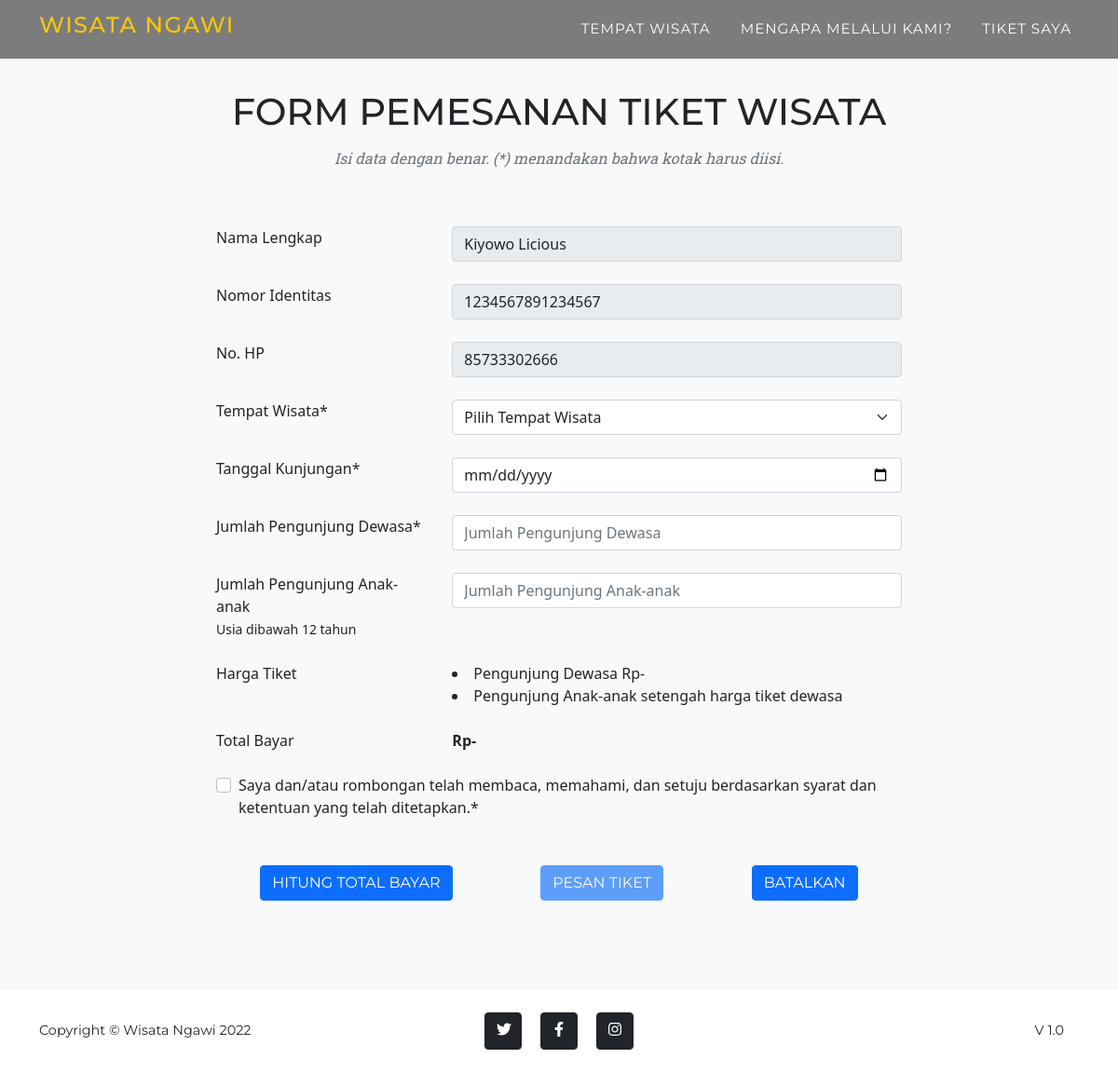
The app's page /pemesanan.php?pengguna=1234567891234567 with its own data.
### tables this page shows
CREATE TABLE `user` (
  `id_user` int(11) NOT NULL AUTO_INCREMENT,
  `nama_lengkap` varchar(25) NOT NULL,
  `nomor_identitas` varchar(16) DEFAULT NULL,
  `no_hp` bigint(12) DEFAULT NULL,
  PRIMARY KEY (`id_user`)
);

### php/database.php (called while the page is built, shortened)
<?php
class database{
  var $host   = "localhost";
  var $user   = "root";
  var $pass   = "";
  var $db     = "wisata_ngawi";
  function __construct(){
    $this->koneksi = mysqli_connect($this->host, $this->user, $this->pass, $this->db);
  }
  public function index_user($nomor_identitas){
    $user         = "SELECT * FROM user WHERE nomor_identitas=".$nomor_identitas;
    $hasil_user   = mysqli_query($this->koneksi, $user);
    $result       = null;
    while($d = mysqli_fetch_array($hasil_user)){
			$result[] = $d;
		}
		return $result;
  }
}
?>

### pemesanan.php (the view, shortened to what this page needs)
<?php include "header.php";?>
    <nav class="navbar navbar-expand-sm navbar-dark fixed-top navbar-shrink" id="mainNav">
        <div class="container">
            <a class="navbar-brand" href="index.php"><h4>WISATA NGAWI</h4></a>
            <div class="collapse navbar-collapse" id="navbarResponsive">
                <ul class="navbar-nav text-uppercase ms-auto py-4 py-lg-0">
                    <li class="nav-item"><a class="nav-link" href="index.php#wisata">Tempat Wisata</a></li>
                    <li class="nav-item"><a class="nav-link" href="index.php#layanan">Mengapa Melalui Kami?</a></li>
                    <li class="nav-item"><a class="nav-link" data-bs-toggle="modal" href="#tiket_saya">Tiket Saya</a></li>
                </ul>
            </div>
        </div>
    </nav>
    <section class="page-section bg-light">
        <div class="container">
            <div class="text-center">
                <h2 class="section-heading text-uppercase">Form Pemesanan Tiket Wisata</h2>
                <h3 class="section-subheading text-muted">Isi data dengan benar. (*) menandakan bahwa kotak harus diisi.</h3>
            </div>
            <?php
                if ($db->index_user($_GET['pengguna']) == null) {
            ?>
                <div class="row d-flex justify-content-center mb-4" >
                    <div class="col-md-8">
                        <h3 class="section-subheading text-muted text-center">Nomor pengguna Anda tidak terdaftar</h3>
                    </div>
                </div>
            <?php
                } else {
                    foreach($db->index_user($_GET['pengguna']) as $user){
            ?>
                <form id="contactForm" action="php/cek_proses.php?proses=hitung" method="POST">
                    <div class="row d-flex justify-content-center mb-4">
                        <div class="col-md-8">
                            <div class="row mb-4">
                                <div class="col-md-4">
                                    <label>Nama Lengkap</label>
                                </div>
                                <div class="col-md-8">
                                    <div class="form-group">
                                        <input type="text" class="form-control" id="nama_lengkap" name="nama_lengkap" value="<?php echo $user['nama_lengkap'];?>" placeholder="Nama Lengkap" readonly>
                                    </div>
                                </div>
                            </div>
                            <div class="row mb-4">
                                <div class="col-md-4">
                                    <label>Nomor Identitas</label>
                                </div>
                                <div class="col-md-8">
                                    <div class="form-group">
                                        <input type="number" class="form-control" id="nomor_identitas" name="nomor_identitas" value="<?php echo $user['nomor_identitas'];?>" placeholder="Nomor Identitas" minlength="16" maxlength="16" readonly>
                                    </div>
                                </div>
                            </div>
                            <div class="row mb-4">
                                <div class="col-md-4">
                                    <label>No. HP</label>
                                </div>
                                <div class="col-md-8">
                                    <div class="form-group">
                                        <input type="tel" class="form-control" id="no_hp" name="no_hp" placeholder="Contoh isian 8577769012" maxlength="12" value="<?php echo $user['no_hp'];?>" readonly>
                                    </div>
                                </div>
                            </div>
                            <div class="row mb-4">
                                <div class="col-md-4">
                                    <label>Tempat Wisata*</label>
                                </div>
                                <div class="col-md-8">
                                    <div class="form-group">
                                        <select name="tempat_wisata" id="tempat_wisata" onchange="myFunction()" class="form-select" required>
                                        <option selected disabled>Pilih Tempat Wisata</option>
                                        </select>
                                    </div>
                                </div>
                            </div>
                            <div class="row mb-4">
                                <div class="col-md-4">
                                    <label>Tanggal Kunjungan*</label>
                                </div>
                                <div class="col-md-8">
                                    <div class="form-group">
                                        <input type="date" class="form-control" id="tgl_kunjungan" name="tgl_kunjungan" placeholder="dd-mm-yyyy" min="<?php echo date('Y-m-d'); ?>" value="" required>
                                    </div>
                                </div>
                            </div>
                            <div class="row mb-4">
                                <div class="col-md-4">
                                    <label>Jumlah Pengunjung Dewasa*</label>
                                </div>
                                <div class="col-md-8">
                                    <div class="form-group">
                                        <input type="number" class="form-control" id="pengunjung_dewasa" name="pengunjung_dewasa" placeholder="Jumlah Pengunjung Dewasa" value="" required>
                                    </div>
                                </div>
                            </div>
                            <div class="row mb-4">
                                <div class="col-md-4">
                                    <label>Jumlah Pengunjung Anak-anak</label>
                                    <span><small>Usia dibawah 12 tahun</small></span>
                                </div>
                                <div class="col-md-8">
                                    <div class="form-group">
                                        <input type="number" class="form-control" id="pengunjung_anak" name="pengunjung_anak" placeholder="Jumlah Pengunjung Anak-anak" value="">
                                    </div>
                                </div>
                            </div>
                            <div class="row  mb-4">
                                <div class="col-md-4">
                                    <label>Harga Tiket</label>
                                </div>
                                <div class="col-md-8">
                                    <li id="harga">Pengunjung Dewasa Rp-</li>
                                    <li>Pengunjung Anak-anak setengah harga tiket dewasa</li>
                                </div>
                            </div>
                            <div class="row mb-4">
                                <div class="col-md-4">
                                    <label>Total Bayar</label>
                                </div>
                                <div class="col-md-8">
                                    <label><strong>Rp-</strong></label>
                                </div>
                            </div>
                            <div class="row mb-4">
                                <div class="col-md-12">
                                    <div class="form-check">
                                        <input class="form-check-input" type="checkbox" value="ya" id="setuju" required>
                                        <label class="form-check-label" for="flexCheckDefault">
                                            Saya dan/atau rombongan telah membaca, memahami, dan setuju berdasarkan syarat dan ketentuan yang telah ditetapkan.*
                                        </label>
                                    </div>
                                </div>
                            </div>
                        </div>
                    </div>
                    <div class="row align-items-stretch  d-flex justify-content-center">
                        <div class="col-md-8 d-flex justify-content-around">
                            <button class="btn btn-primary btn-xl text-uppercase" id="hitung" type="submit">Hitung Total Bayar</button>
                            <button class="btn btn-primary btn-xl text-uppercase" id="pesan" type="submit" disabled>Pesan Tiket</button>
                            <a class="btn btn-primary btn-xl text-uppercase" href="index.php">Batalkan</a>
                        </div>
                    </div>
                </form>
            <?php
                    }
                }
            ?>
        </div>
    </section>
<?php include "footer.php";?>

### records on screen
user: nama_lengkap "Kiyowo Licious", nomor_identitas "1234567891234567", no_hp "85733302666"
